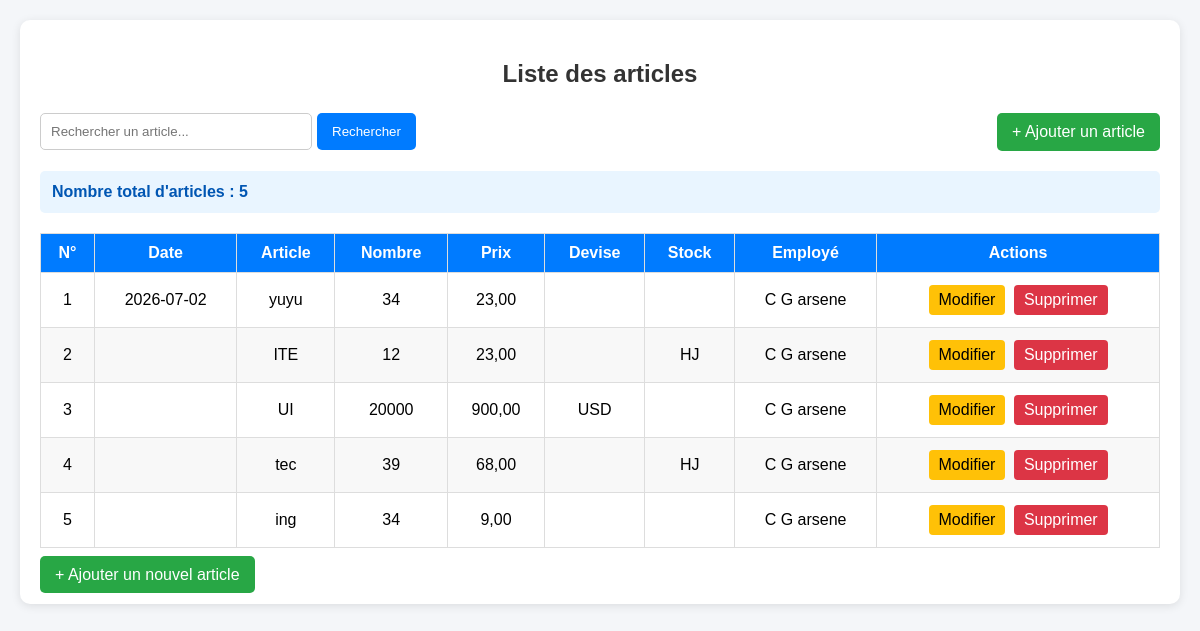
/article/liste.php, run on the app's committed database.
### tables this page shows
CREATE TABLE IF NOT EXISTS `article` (
  `id_article` int(11) NOT NULL AUTO_INCREMENT,
  `date` date DEFAULT NULL,
  `nom_article` varchar(100) DEFAULT NULL,
  `nombre_article` int(11) DEFAULT NULL,
  `prix_article` decimal(10,2) DEFAULT NULL,
  `id_employe` int(11) DEFAULT NULL,
  `id_stock` int(11) DEFAULT NULL,
  `id_devise` int(11) DEFAULT NULL,
  PRIMARY KEY (`id_article`),
  KEY `id_employe` (`id_employe`),
  KEY `id_stock` (`id_stock`),
  KEY `id_devise` (`id_devise`)
);

CREATE TABLE IF NOT EXISTS `employe` (
  `id_employe` int(11) NOT NULL AUTO_INCREMENT,
  `date` date DEFAULT NULL,
  `nom` varchar(50) NOT NULL,
  `postnom` varchar(50) DEFAULT NULL,
  `prenom` varchar(50) DEFAULT NULL,
  `fonction` varchar(50) DEFAULT NULL,
  `telephone` varchar(20) DEFAULT NULL,
  `mail` varchar(50) DEFAULT NULL,
  `salaire` decimal(10,2) DEFAULT NULL,
  PRIMARY KEY (`id_employe`)
);

CREATE TABLE IF NOT EXISTS `stock` (
  `id_stock` int(11) NOT NULL AUTO_INCREMENT,
  `date` date DEFAULT NULL,
  `nom_produit` varchar(100) DEFAULT NULL,
  `quantite` int(11) DEFAULT NULL,
  `prix_unitaire` decimal(10,2) DEFAULT NULL,
  `id_appro` int(11) DEFAULT NULL,
  `id_devise` int(11) DEFAULT NULL,
  PRIMARY KEY (`id_stock`),
  KEY `id_devise` (`id_devise`),
  KEY `id_approvisionnement` (`id_appro`)
);

CREATE TABLE IF NOT EXISTS `devise` (
  `id_devise` int(11) NOT NULL AUTO_INCREMENT,
  `date` date DEFAULT NULL,
  `nom_devise` enum('USD','CDF') DEFAULT NULL,
  `taux` decimal(10,2) DEFAULT NULL,
  `id_employe` int(11) DEFAULT NULL,
  PRIMARY KEY (`id_devise`),
  KEY `id_employe` (`id_employe`)
);

### article/liste.php (the view, shortened to what this page needs)
<?php
$serveur = "localhost";
$utilisateur = "root";
$motdepasse = "";
$base = "cici";
$conn = mysqli_connect(
    $serveur,
    $utilisateur,
    $motdepasse,
    $base
);
mysqli_set_charset($conn, "utf8");
$recherche = "";
$sql = "
    SELECT
        article.id_article,
        article.date,
        article.nom_article,
        article.nombre_article,
        article.prix_article,
        employe.nom,
        employe.postnom,
        employe.prenom,
        stock.nom_produit,
        devise.nom_devise
    FROM article
    LEFT JOIN employe
        ON article.id_employe = employe.id_employe
    LEFT JOIN stock
        ON article.id_stock = stock.id_stock
    LEFT JOIN devise
        ON article.id_devise = devise.id_devise
";
$sql .= "
    ORDER BY article.id_article DESC
";
$resultat = mysqli_query(
    $conn,
    $sql
);
$sql_total = "
    SELECT
        COUNT(*) AS total
    FROM article
";
$resultat_total = mysqli_query(
    $conn,
    $sql_total
);
$total = 0;
if ($resultat_total) {
    $ligne_total =
        mysqli_fetch_assoc(
            $resultat_total
        );
    $total =
        $ligne_total['total'];
}
?>
<!DOCTYPE html>
<html lang="fr">
<head>
</head>
<body>
<div class="container">
<h2>
    Liste des articles
</h2>
<div class="top">
<form
    action="liste.php"
    method="GET"
    class="recherche"
>
<input
    type="text"
    name="recherche"
    placeholder="Rechercher un article..."
    value="<?php
        echo htmlspecialchars($recherche);
    ?>"
>
<button
    type="submit"
    class="btn-recherche"
>
    Rechercher
</button>
</form>
<a
    href="ajouter.php"
    class="btn-ajouter"
>
    + Ajouter un article
</a>
</div>
<div class="total">
    Nombre total d'articles :
    <?php echo $total; ?>
</div>
<div class="table-container">
<table>
<thead>
<tr>
    <th>N°</th>
    <th>Date</th>
    <th>Article</th>
    <th>Nombre</th>
    <th>Prix</th>
    <th>Devise</th>
    <th>Stock</th>
    <th>Employé</th>
    <th>Actions</th>
</tr>
</thead>
<tbody>
<?php
$numero = 1;
if (mysqli_num_rows($resultat) > 0) {
    while (
        $article =
        mysqli_fetch_assoc($resultat)
    ) {
        $employe = trim(
            ($article['nom']. '')
            . ' '
            . ($article['postnom']. '')
            . ' '
            . ($article['prenom']. '')
        );
        ?>
        <tr>
            <td>
                <?php echo $numero; ?>
            </td>
            <td>
                <?php
                echo htmlspecialchars(
                    $article['date']
                );
                ?>
            </td>
            <td>
                <?php
                echo htmlspecialchars(
                    $article['nom_article']
                );
                ?>
            </td>
            <td>
                <?php
                echo htmlspecialchars(
                    $article['nombre_article']
                );
                ?>
            </td>
            <td>
                <?php
                echo number_format(
                    $article['prix_article'],
                    2,
                    ',',
                    ' '
                );
                ?>
            </td>
            <td>
                <?php
                echo htmlspecialchars(
                    $article['nom_devise']
                );
                ?>
            </td>
            <td>
                <?php
                echo htmlspecialchars(
                    $article['nom_produit']
                );
                ?>
            </td>
            <td>
                <?php
                echo htmlspecialchars(
                    $employe
                );
                ?>
            </td>
            <td>
                <a
                    href="modifier.php?id=<?php
                        echo $article['id_article'];
                    ?>"
                    class="btn-modifier"
                >
                    Modifier
                </a>
                <a
                    href="supprimer.php?id=<?php
                        echo $article['id_article'];
                    ?>"
                    class="btn-supprimer"
                    onclick="
                        return confirm(
                            'Voulez-vous vraiment supprimer cet article ?'
                        );
                    "
                >
                    Supprimer
                </a>
            </td>
        </tr>
        <?php
        $numero++;
    }
}
?>
</tbody>
</table>
</div>
<br>
<a
    href="ajouter.php"
    class="btn-ajouter"
>
    + Ajouter un nouvel article
</a>
</div>
</body>
</html>

### article/liste.php (style rules this page uses)
body { font-family: Arial, sans-serif; background: #f4f6f9; margin: 0; padding: 20px; }
.container { max-width: 1400px; margin: auto; background: white; padding: 20px; border-radius: 10px; box-shadow: 0 2px 10px rgba(0,0,0,0.1); }
h2 { text-align: center; color: #333; margin-bottom: 25px; }
.top { display: flex; justify-content: space-between; align-items: center; margin-bottom: 20px; gap: 10px; flex-wrap: wrap; }
.recherche { display: flex; gap: 5px; }
.recherche input { padding: 10px; width: 250px; border: 1px solid #ccc; border-radius: 5px; }
.btn-recherche { padding: 10px 15px; border: none; border-radius: 5px; background: #007bff; color: white; cursor: pointer; }
.btn-ajouter { padding: 10px 15px; background: #28a745; color: white; text-decoration: none; border-radius: 5px; }
.total { background: #e9f5ff; padding: 12px; margin-bottom: 20px; border-radius: 5px; font-weight: bold; color: #0056b3; }
.table-container { overflow-x: auto; }
table { width: 100%; border-collapse: collapse; min-width: 1100px; }
th, td { border: 1px solid #ddd; padding: 10px; text-align: center; }
th { background: #007bff; color: white; }
tr:nth-child(even) { background: #f8f8f8; }
.btn-modifier { background: #ffc107; color: #000; padding: 6px 10px; text-decoration: none; border-radius: 4px; display: inline-block; margin: 2px; }
.btn-supprimer { background: #dc3545; color: white; padding: 6px 10px; text-decoration: none; border-radius: 4px; display: inline-block; margin: 2px; }

### data on the page
article: date "2026-07-02", nom_article "yuyu", nombre_article "34", prix_article "23,00", id_employe.prenom "C G arsene"
article: nom_article "ITE", nombre_article "12", prix_article "23,00", id_stock.nom_produit "HJ", id_employe.prenom "C G arsene"
article: nom_article "UI", nombre_article "20000", prix_article "900,00", id_devise.nom_devise "USD", id_employe.prenom "C G arsene"
article: nom_article "tec", nombre_article "39", prix_article "68,00", id_stock.nom_produit "HJ", id_employe.prenom "C G arsene"
article: nom_article "ing", nombre_article "34", prix_article "9,00", id_employe.prenom "C G arsene"

### other printed values
$total "5"
